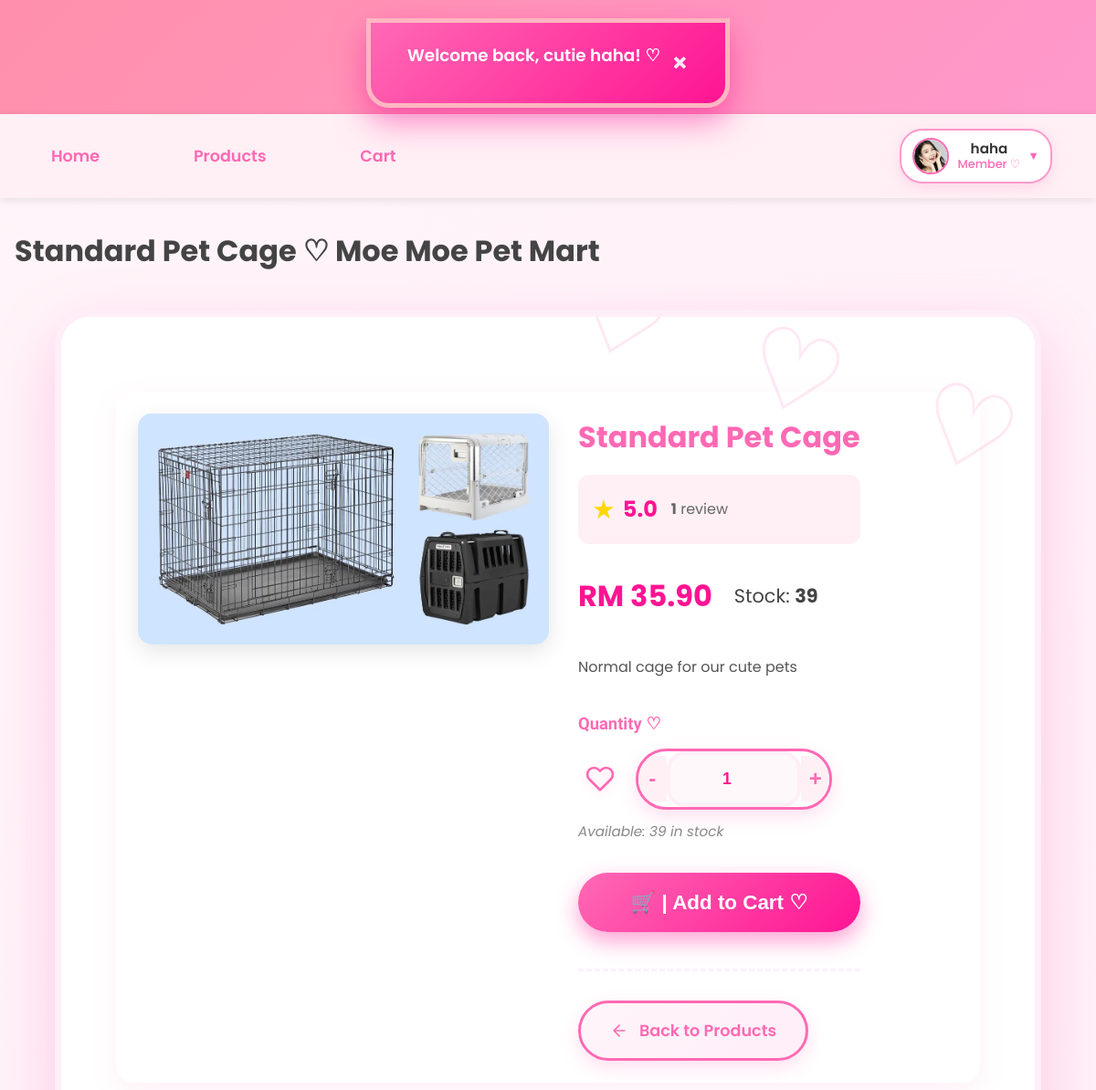
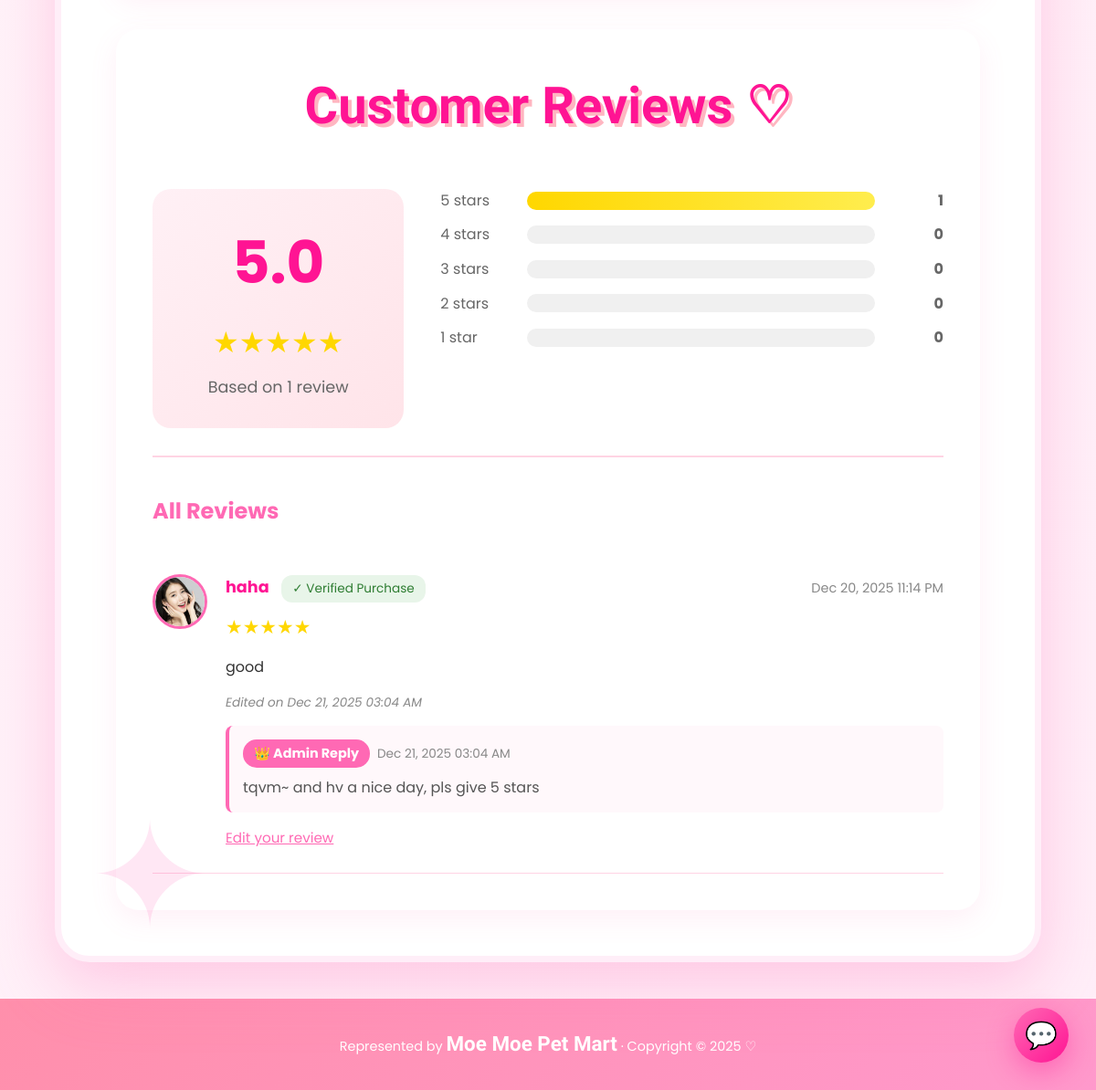
/member/product_detail.php?id=91 (signed in), run on the app's committed database (2 pictures, top to bottom).
### tables this page shows
CREATE TABLE `users` (
  `id` int(11) NOT NULL,
  `username` varchar(50) NOT NULL,
  `email` varchar(100) NOT NULL,
  `phone` varchar(20) NOT NULL,
  `home_address` varchar(255) NOT NULL,
  `password` varchar(255) NOT NULL,
  `reset_token` varchar(255) DEFAULT NULL,
  `reset_token_expiry` datetime DEFAULT NULL,
  `role` enum('member','admin') NOT NULL DEFAULT 'member',
  `created_at` datetime DEFAULT current_timestamp(),
  `profile_pic` varchar(255) DEFAULT NULL,
  `locked` tinyint(1) DEFAULT 0,
  `lock_reason` varchar(255) DEFAULT NULL,
  `locked_at` datetime DEFAULT NULL
);

CREATE TABLE `product` (
  `product_id` int(11) NOT NULL,
  `product_code` varchar(20) NOT NULL,
  `product_name` varchar(200) NOT NULL,
  `description` text DEFAULT NULL,
  `price` decimal(10,2) NOT NULL,
  `stock_quantity` int(11) DEFAULT 0,
  `category_id` int(11) NOT NULL,
  `is_active` tinyint(1) DEFAULT 1,
  `created_at` datetime DEFAULT current_timestamp(),
  `updated_at` datetime DEFAULT current_timestamp() ON UPDATE current_timestamp(),
  `photo_name` varchar(255) NOT NULL,
  `average_rating` decimal(3,2) DEFAULT 0.00,
  `review_count` int(11) DEFAULT 0
);

CREATE TABLE `product_reviews` (
  `review_id` int(11) NOT NULL,
  `product_id` int(11) NOT NULL,
  `user_id` int(11) NOT NULL,
  `order_id` int(11) NOT NULL,
  `rating` tinyint(1) NOT NULL CHECK (`rating` >= 1 and `rating` <= 5),
  `review_text` text DEFAULT NULL,
  `review_date` datetime NOT NULL DEFAULT current_timestamp(),
  `updated_at` datetime DEFAULT NULL ON UPDATE current_timestamp(),
  `is_verified_purchase` tinyint(1) DEFAULT 1,
  `admin_reply` text DEFAULT NULL,
  `admin_reply_date` datetime DEFAULT NULL
);

### _base.php (called while the page is built, shortened)
<?php
function temp($key, $value = null) {
    if ($value !== null) {
        $_SESSION["temp_$key"] = $value;
    }
    else {
        $value = $_SESSION["temp_$key"] ?? null;
        return $value;
    }
}
function is_login() {
    return isset($_SESSION['user']) && !empty($_SESSION['user']);
}
function username() {
    return $_SESSION['user'] ?? null;
}
function user_role() {
    return $_SESSION['role'] ?? null;
}
function current_user() {
    global $_db;
    $stm = $_db->prepare("SELECT * FROM users WHERE username = ?");
    $stm->execute([username()]);
    return $stm->fetch();
}
function encode($value) {
    return htmlentities($value);
}
?>

### member/product_detail.php (the view, shortened to what this page needs)
<?php
require '../_base.php';
$id = get('id');
$stm = $_db->prepare("SELECT p.*, c.category_name
                     FROM product p
                     JOIN category c ON p.category_id = c.category_id
                     WHERE p.product_id = ? AND p.is_active = 1");
$stm->execute([$id]);
$product = $stm->fetch();
$is_favorited = false;
if (is_login() && user_role() === 'member') {
    global $_db;
    $user_id = current_user()->id;
    $stm = $_db->prepare("SELECT favorite_id FROM favorites WHERE user_id = ? AND product_id = ?");
    $stm->execute([$user_id, $id]);
    $is_favorited = (bool)$stm->fetch();
}
$stmt_reviews = $_db->prepare("
    SELECT r.*, u.username, u.profile_pic
    FROM product_reviews r
    JOIN users u ON r.user_id = u.id
    WHERE r.product_id = ?
    ORDER BY r.review_date DESC
");
$stmt_reviews->execute([$id]);
$reviews = $stmt_reviews->fetchAll();
$rating_dist = [5 => 0, 4 => 0, 3 => 0, 2 => 0, 1 => 0];
foreach ($reviews as $r) {
    $rating_dist[$r->rating]++;
}
$total_reviews = count($reviews);
$avg_rating = $product->average_rating ?? 0;
$_title = encode($product->product_name) . ' ♡ Moe Moe Pet Mart';
include '../_head.php';
?>
<div class="container">
    <div class="product-detail-shopee">
        <div class="product-image">
            <?php if ($product->photo_name): ?>
                <img src="/admin/uploads/products/<?= encode($product->photo_name) ?>"
                     alt="<?= encode($product->product_name) ?>">
            <?php else: ?>
                <div class="no-image">No Image ♡</div>
            <?php endif; ?>
        </div>
        <div class="product-info">
            <h1><?= encode($product->product_name) ?></h1>
            <?php if ($total_reviews > 0): ?>
            <div style="display: flex; align-items: center; gap: 15px; margin: 15px 0; padding: 15px; background: #fff0f5; border-radius: 12px;">
                <div style="display: flex; align-items: center; gap: 8px;">
                    <span style="color: #ffd700; font-size: 1.8rem;">★</span>
                    <span style="font-size: 1.5rem; font-weight: bold; color: #ff1493;">
                        <?= number_format($avg_rating, 1) ?>
                    </span>
                </div>
                <div style="color: #666;">
                    <span style="font-weight: bold;"><?= $total_reviews ?></span>
                    <?= $total_reviews == 1 ? 'review' : 'reviews' ?>
                </div>
            </div>
            <?php endif; ?>
            <div class="price-stock">
                <div class="price">RM <?= number_format($product->price, 2) ?></div>
                <div class="stock">Stock: <strong><?= $product->stock_quantity ?></strong></div>
            </div>
            <?php if ($product->description): ?>
                <div class="description">
                    <?= nl2br(encode($product->description)) ?>
                </div>
            <?php endif; ?>
        <?php if ($product->stock_quantity > 0): ?>
    <div class="quantity-section">
        <label class="quantity-label">Quantity ♡</label>
        <div class="quantity-and-favorite">
            <button class="btn-favorite-small <?= $is_favorited ? 'favorited' : '' ?>"
                    data-id="<?= $product->product_id ?>"
                    title="<?= $is_favorited ? 'Already in Favorites ♡' : 'Add to Favorites ♡' ?>">
                <svg xmlns="http://www.w3.org/2000/svg" width="36" height="36" viewBox="0 0 24 24"
                     fill="<?= $is_favorited ? '#ff69b4' : 'none' ?>"
                     stroke="#ff69b4" stroke-width="2" stroke-linecap="round" stroke-linejoin="round">
                    <path d="M20.84 4.61a5.5 5.5 0 0 0-7.78 0L12 5.67l-1.06-1.06a5.5 5.5 0 0 0-7.78 7.78l1.06 1.06L12 21.23l7.78-7.78 1.06-1.06a5.5 5.5 0 0 0 0-7.78z"></path>
                </svg>
            </button>
            <div class="quantity-controls">
                <button type="button" class="qty-btn qty-minus">-</button>
                <input type="number" class="qty-input" value="1" min="1" max="<?= $product->stock_quantity ?>">
                <button type="button" class="qty-btn qty-plus">+</button>
            </div>
        </div>
        <span class="stock-info">Available: <?= $product->stock_quantity ?> in stock</span>
    </div>
    <button class="btn-add-to-cart-premium"
            data-id="<?= $product->product_id ?>"
            data-name="<?= encode($product->product_name) ?>"
            data-price="<?= $product->price ?>"
            data-max="<?= $product->stock_quantity ?>">
        🛒 | Add to Cart ♡
    </button>
<?php else: ?>
    <div class="out-of-stock-premium">Out of Stock 😿</div>
<?php endif; ?>
            <div class="back-link">
                <a href="products.php" class="btn-back-products">
                    <svg xmlns="http://www.w3.org/2000/svg" width="20" height="20" viewBox="0 0 24 24" fill="none" stroke="currentColor" stroke-width="2" stroke-linecap="round" stroke-linejoin="round">
                        <path d="M19 12H5M12 19l-7-7 7-7"/>
                    </svg>
                    Back to Products
                </a>
            </div>
        </div>
    </div>
    <div style="background: white; border-radius: 25px; padding: 40px; margin-top: 40px; box-shadow: 0 10px 30px rgba(255,105,180,0.1);">
        <h2 style="color: #ff69b4; margin-bottom: 30px; font-size: 2rem;">Customer Reviews ♡</h2>
        <?php if ($total_reviews > 0): ?>
            <div style="display: grid; grid-template-columns: 1fr 2fr; gap: 40px; margin-bottom: 40px; padding-bottom: 30px; border-bottom: 2px solid #ffd4e4;">
                <div style="text-align: center; padding: 30px; background: linear-gradient(135deg, #fff0f5, #ffe4e9); border-radius: 20px;">
                    <div style="font-size: 4rem; font-weight: bold; color: #ff1493; margin-bottom: 10px;">
                        <?= number_format($avg_rating, 1) ?>
                    </div>
                    <div style="color: #ffd700; font-size: 2rem; margin-bottom: 10px;">
                        <?php
                        $full_stars = floor($avg_rating);
                        for ($i = 0; $i < $full_stars; $i++) echo '★';
                        ?>
                    </div>
                    <div style="color: #666; font-size: 1.1rem;">
                        Based on <?= $total_reviews ?> <?= $total_reviews == 1 ? 'review' : 'reviews' ?>
                    </div>
                </div>
                <div>
                    <?php for ($i = 5; $i >= 1; $i--):
                        $count = $rating_dist[$i];
                        $percentage = $total_reviews > 0 ? ($count / $total_reviews) * 100 : 0;
                    ?>
                    <div style="display: flex; align-items: center; gap: 15px; margin-bottom: 12px;">
                        <span style="width: 80px; color: #666;"><?= $i ?> star<?= $i > 1 ? 's' : '' ?></span>
                        <div style="flex: 1; height: 20px; background: #f0f0f0; border-radius: 10px; overflow: hidden;">
                            <div style="width: <?= $percentage ?>%; height: 100%; background: linear-gradient(90deg, #ffd700, #ffed4e); transition: width 0.3s;"></div>
                        </div>
                        <span style="width: 60px; text-align: right; color: #666; font-weight: bold;">
                            <?= $count ?>
                        </span>
                    </div>
                    <?php endfor; ?>
                </div>
            </div>
            <div style="margin-top: 40px;">
                <h3 style="color: #ff69b4; margin-bottom: 25px; font-size: 1.5rem;">All Reviews</h3>
                <?php foreach ($reviews as $review): ?>
                <div style="border-bottom: 1px solid #ffd4e4; padding: 25px 0;">
                    <div style="display: flex; gap: 20px; align-items: flex-start;">
                        <div>
                            <?php if ($review->profile_pic && file_exists('../' . $review->profile_pic)): ?>
                                <img src="/<?= encode($review->profile_pic) ?>"
                                     style="width: 60px; height: 60px; border-radius: 50%; object-fit: cover; border: 3px solid #ff69b4;">
                            <?php else: ?>
                                <div style="width: 60px; height: 60px; border-radius: 50%; background: linear-gradient(135deg, #ff69b4, #ff8fab); display: flex; align-items: center; justify-content: center; color: white; font-size: 1.5rem; font-weight: bold;">
                                    <?= strtoupper(substr($review->username, 0, 1)) ?>
                                </div>
                            <?php endif; ?>
                        </div>
                        <div style="flex: 1;">
                            <div style="display: flex; justify-content: space-between; align-items: center; margin-bottom: 10px;">
                                <div>
                                    <strong style="color: #ff1493; font-size: 1.1rem;">
                                        <?= encode($review->username) ?>
                                    </strong>
                                    <?php if ($review->is_verified_purchase): ?>
                                        <span style="display: inline-block; background: #e8f5e9; color: #2e7d32; padding: 4px 12px; border-radius: 12px; font-size: 0.85rem; margin-left: 10px;">
                                            ✓ Verified Purchase
                                        </span>
                                    <?php endif; ?>
                                </div>
                                <span style="color: #888; font-size: 0.9rem;">
                                    <?= date('M d, Y h:i A', strtotime($review->review_date)) ?>
                                </span>
                            </div>
                            <div style="color: #ffd700; font-size: 1.3rem; margin-bottom: 12px;">
                                <?php for ($i = 0; $i < $review->rating; $i++) echo '★'; ?>
                            </div>
                            <?php if ($review->review_text): ?>
                                <p style="color: #333; line-height: 1.6; margin: 15px 0;">
                                    <?= nl2br(encode($review->review_text)) ?>
                                </p>
                            <?php endif; ?>
                            <?php if ($review->updated_at && $review->updated_at != '0000-00-00 00:00:00'): ?>
                                <p style="color: #888; font-size: 0.85rem; font-style: italic; margin-top: 10px;">
                                    Edited on <?= date('M d, Y h:i A', strtotime($review->updated_at)) ?>
                                </p>
                            <?php endif; ?>
                            <?php if ($review->admin_reply): ?>
                                <div style="background: #fff8fb; border-left: 4px solid #ff69b4; padding: 15px; margin-top: 15px; border-radius: 8px;">
                                    <div style="display: flex; align-items: center; gap: 8px; margin-bottom: 10px;">
                                        <span style="background: #ff69b4; color: white; padding: 4px 12px; border-radius: 15px; font-size: 0.9rem; font-weight: bold;">
                                            👑 Admin Reply
                                        </span>
                                        <span style="color: #888; font-size: 0.85rem;">
                                            <?= date('M d, Y h:i A', strtotime($review->admin_reply_date)) ?>
                                        </span>
                                    </div>
                                    <p style="color: #555; line-height: 1.5;">
                                        <?= nl2br(encode($review->admin_reply)) ?>
                                    </p>
                                </div>
                            <?php endif; ?>
                            <?php if (is_login() && $review->user_id == current_user()->id): ?>
                                <div style="margin-top: 15px;">
                                    <a href="edit_review.php?review_id=<?= $review->review_id ?>"
                                       style="color: #ff69b4; text-decoration: underline; font-size: 0.95rem;">
                                        Edit your review
                                    </a>
                                </div>
                            <?php endif; ?>
                        </div>
                    </div>
                </div>
                <?php endforeach; ?>
            </div>
        <?php endif; ?>
    </div>
</div>
<?php include '../_foot.php'; ?>

### _head.php (shortened to what this page needs)
<?php
    require_once '_base.php';
?>
<!DOCTYPE html>
<html lang="en">
<head>
    <link rel="stylesheet" href="/css/app.css">
    <link rel="stylesheet" href="https://unpkg.com/dropzone@5/dist/min/dropzone.min.css">
</head>
<body data-flash="<?= encode(temp('info')) ?>">
    <div id="moe-flash"></div>
    <header>
        <h1><a href="/">MoeMoepet Mart</a></h1>
    </header>
    <nav>
    <div class="nav-left">
    <a href="/">Home</a>
    <a href="/member/products.php">Products</a>
    <a href="/member/cart.php" class="cart-link">
        Cart
    </a>
    </div>
    <div class="nav-right">
        <?php if (is_login()):
            $user = current_user();
            $displayName = encode(username());
            $roleText    = user_role() === 'admin' ? 'Admin ♛' : 'Member ♡';
            $avatar = !empty($user->profile_pic) ? '/' . $user->profile_pic : '/images/default-avatar.png';
        ?>
            <div class="user-menu">
                <div class="user-info" tabindex="0">
                    <img src="<?= $avatar ?>" alt="<?= $displayName ?>" class="user-avatar">
                    <div class="user-details">
                        <div class="user-name"><?= $displayName ?></div>
                        <div class="user-role"><?= $roleText ?></div>
                    </div>
                    <span class="dropdown-arrow">▼</span>
                </div>
            </div>
        <?php else: ?>
            <a href="/login.php" class="btn-login">Login</a>
        <?php endif; ?>
    </div>
</nav>
    <main>
        <h1><?= $_title ?? 'Untitled' ?></h1>

### data on the page
users: profile_pic (picture), shows "s", home_address "0"
product: product_name "Standard Pet Cage ♡ Moe Moe Pet Mart", photo_name (picture), product_name "Standard Pet Cage", average_rating "5.0", price "35.90", stock_quantity "39", description "Normal cage for our cute pets"
product_reviews: user.profile_pic (picture), user.username "haha", is_verified_purchase "✓ Verified Purchase", review_date "Dec 20, 2025 11:14 PM", review_text "good", updated_at "Dec 21, 2025 03:04 AM", admin_reply_date "Dec 21, 2025 03:04 AM", admin_reply "tqvm~ and hv a nice day, pls give 5 stars"

### other printed values
$displayName "haha"
$roleText "Member ♡"
$total_reviews "1"
$count "1"
$count "0"
